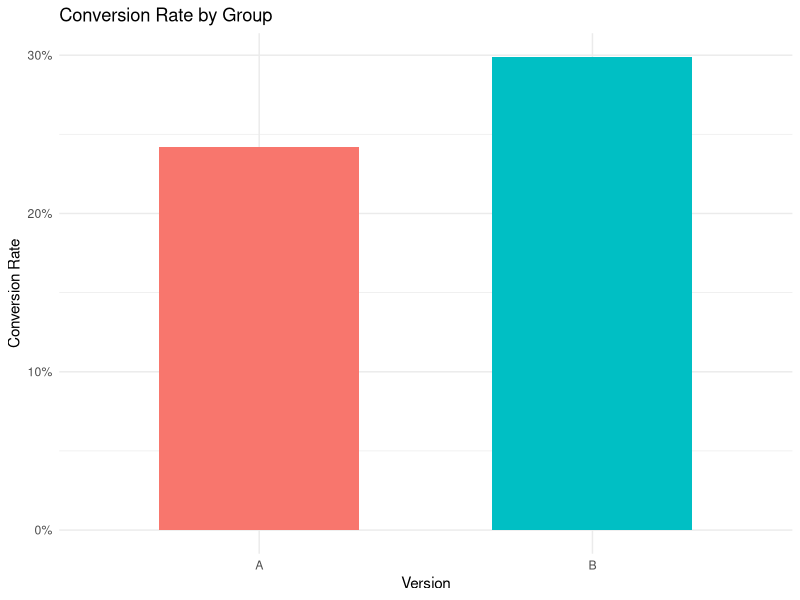
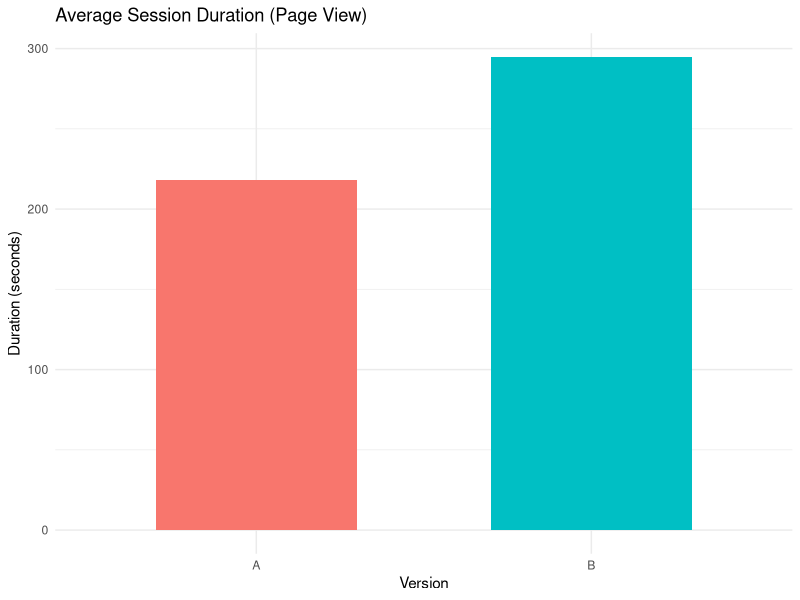

These charts were generated, in order, by the following R code:
# ==== Setup ====
rm(list=ls())
library(dplyr)
library(readr)

# ==== Load Data ====
groupA <- read_csv("groupA.csv", skip = 5)
groupB <- read_csv("groupB.csv", skip = 5)

# Rename for consistency
colnames(groupA) <- tolower(colnames(groupA))
colnames(groupB) <- tolower(colnames(groupB))

groupA <- rename(groupA,
                 event_name = `event name`,
                 event_count = `event count`,
                 user_engagement = `user engagement`,
                 average_session_duration = `average session duration`
)

groupB <- rename(groupB,
                 event_name = `event name`,
                 event_count = `event count`,
                 user_engagement = `user engagement`,
                 average_session_duration = `average session duration`
)

groupA$version <- "A"
groupB$version <- "B"
df <- bind_rows(groupA, groupB)

# ==== Conversion Rate Comparison (calendar_adds / total_event_count) ====

# Step 1: Find 'calendar_adds' count per group
adds <- df %>%
  filter(event_name == "calendar_adds") %>%
  select(version, event_count) %>%
  rename(adds = event_count)

# Step 2: Use highest event_count per group as "Grand total"
grand_totals <- df %>%
  group_by(version) %>%
  summarise(grand_total = max(event_count, na.rm = TRUE))

# Step 3: Join & test
conversion_data <- left_join(adds, grand_totals, by = "version")

if (nrow(conversion_data) == 2) {
  conversion_test <- prop.test(
    x = conversion_data$adds,
    n = conversion_data$grand_total
  )
  
  cat("\n===== Approx. Conversion Rate Comparison =====\n")
  print(conversion_data)
  print(conversion_test)
} else {
  cat("❗️ Could not perform conversion test due to missing data.\n")
}

# ==== Average Session Duration Comparison ====

duration_A <- df %>% filter(event_name == "page_view", version == "A") %>% pull(average_session_duration)
duration_B <- df %>% filter(event_name == "page_view", version == "B") %>% pull(average_session_duration)

if (length(duration_A) == 1 && length(duration_B) == 1) {
  diff <- duration_B - duration_A
  pct_diff <- 100 * diff / duration_A
  cat("\n===== Average Session Duration (Page View) =====\n")
  cat(sprintf("Group A: %.2f sec | Group B: %.2f sec\n", duration_A, duration_B))
  cat(sprintf("Difference: %.2f sec (%.2f%% increase in Group B)\n", diff, pct_diff))
} else {
  cat("\n❗️ Missing session duration data.\n")
}

# ==== Plot Part====
library(ggplot2)
library(scales)

# ==== 1. Conversion Rate Bar Plot ====
conversion_data <- conversion_data %>%
  mutate(conversion_rate = adds / grand_total)

ggplot(conversion_data, aes(x = version, y = conversion_rate, fill = version)) +
  geom_bar(stat = "identity", width = 0.6) +
  scale_y_continuous(labels = scales::percent_format(accuracy = 1)) +
  labs(title = "Conversion Rate by Group",
       x = "Version",
       y = "Conversion Rate") +
  theme_minimal() +
  theme(legend.position = "none")

# ==== 2. Session Duration Bar Plot ====
session_df <- data.frame(
  version = c("A", "B"),
  duration = c(duration_A, duration_B)
)

ggplot(session_df, aes(x = version, y = duration, fill = version)) +
  geom_bar(stat = "identity", width = 0.6) +
  labs(title = "Average Session Duration (Page View)",
       x = "Version",
       y = "Duration (seconds)") +
  theme_minimal() +
  theme(legend.position = "none")
